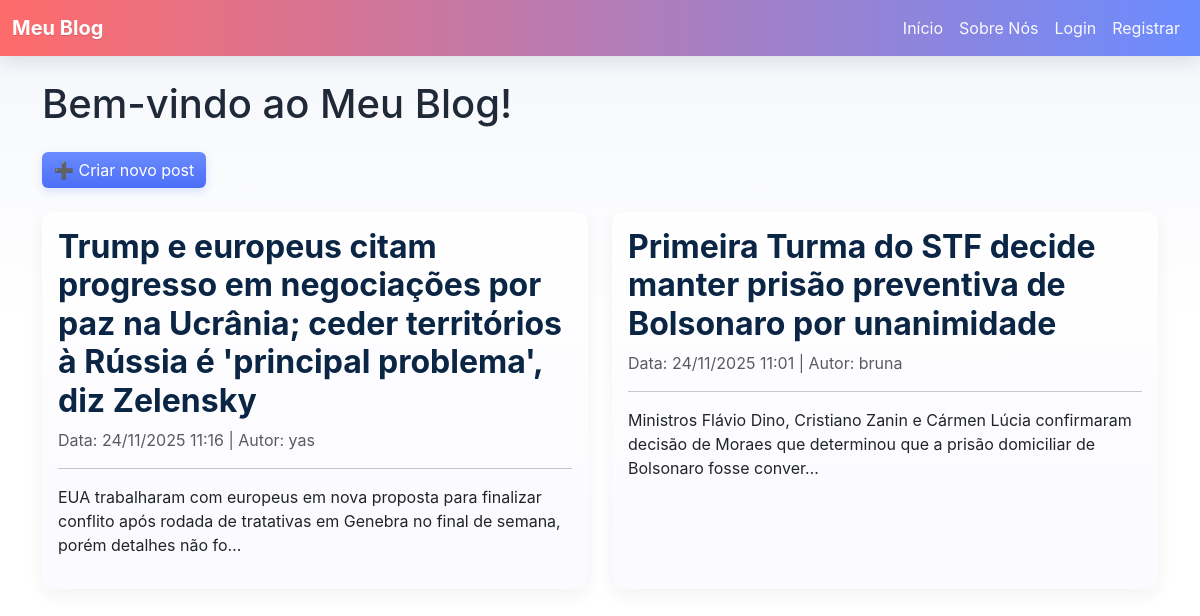
Before: / with the older database file.
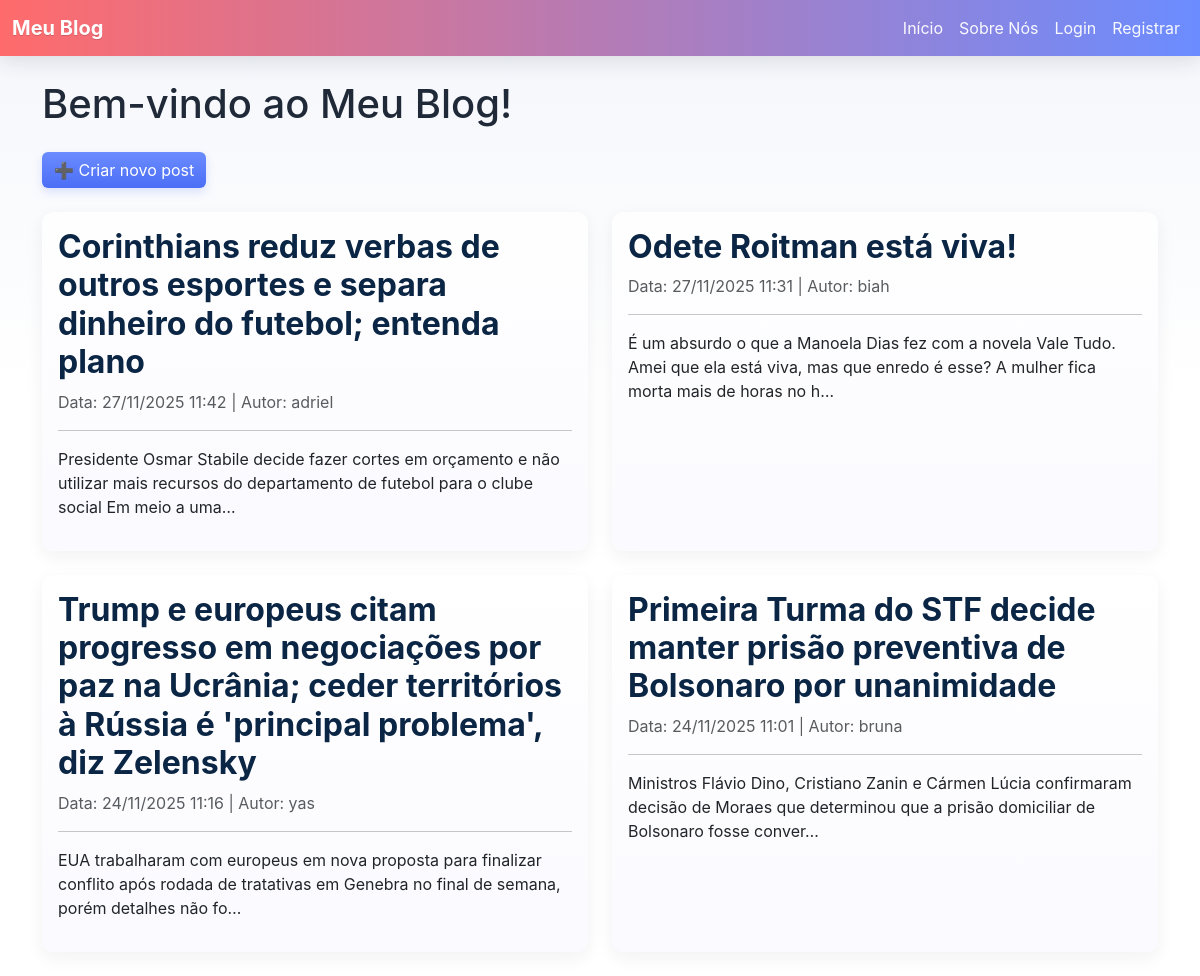
After: the same page with the newer database file.
### paginas/models.py (models this page shows, shortened)
class Post(models.Model):
    titulo = models.CharField(max_length=255)
    data = models.DateTimeField(auto_now_add=True)
    texto = models.TextField()
    categoria = models.ForeignKey(Categoria, on_delete=models.PROTECT)
    autor = models.ForeignKey(User, on_delete=models.PROTECT)

### paginas/views.py (the view)
# urls.py: path('', IndexView.as_view(), name='index'),
class IndexView(ListView):
    model = Post
    template_name = 'paginas/index.html'
    context_object_name = 'post_list'
    queryset = Post.objects.select_related('autor', 'categoria').order_by('-data')

### paginas/templates/paginas/index.html (shortened to what this page needs)
{% extends "paginas/modelo.html" %}
{% block conteudo %}
    <h1 class="my-4">Bem-vindo ao Meu Blog!</h1>
    <a href="{% url 'post_novo' %}" class="btn btn-primary mb-4">➕ Criar novo post</a>
    {% if post_list %}
        <div class="row">
        {% for post in post_list %}
            <div class="col-md-6 mb-4">
                <div class="card h-100" data-href="{% url 'post_detail' post.pk %}">
                    <div class="card-body">
                        <h2 class="card-title">{{ post.titulo }}</h2>
                        <p class="card-text text-muted">Data: {{ post.data|date:"d/m/Y H:i" }} | Autor: {{ post.autor.username }}</p>
                        <hr>
                        <p class="card-text">{{ post.texto|truncatechars:150 }}</p>
                    </div>
                </div>
            </div>
        {% endfor %}
        </div>
    {% else %}
        <div class="alert alert-info text-center" role="alert">
            Não há posts cadastrados ainda.
        </div>
    {% endif %}
{% endblock conteudo %}

Changed rows visible on the page:
added Post: titulo "Corinthians reduz verbas de outros esportes e separa dinheiro do futebol; entenda plano", data "27/11/2025 11:42", autor.username "adriel", texto "Presidente Osmar Stabile decide fazer cortes em orçamento e não utilizar mais recursos do departamento de futebol para o clube social Em meio a uma…"
added Post: titulo "Odete Roitman está viva!", data "27/11/2025 11:31", autor.username "biah", texto "É um absurdo o que a Manoela Dias fez com a novela Vale Tudo. Amei que ela está viva, mas que enredo é esse? A mulher fica morta mais de horas no h…"
